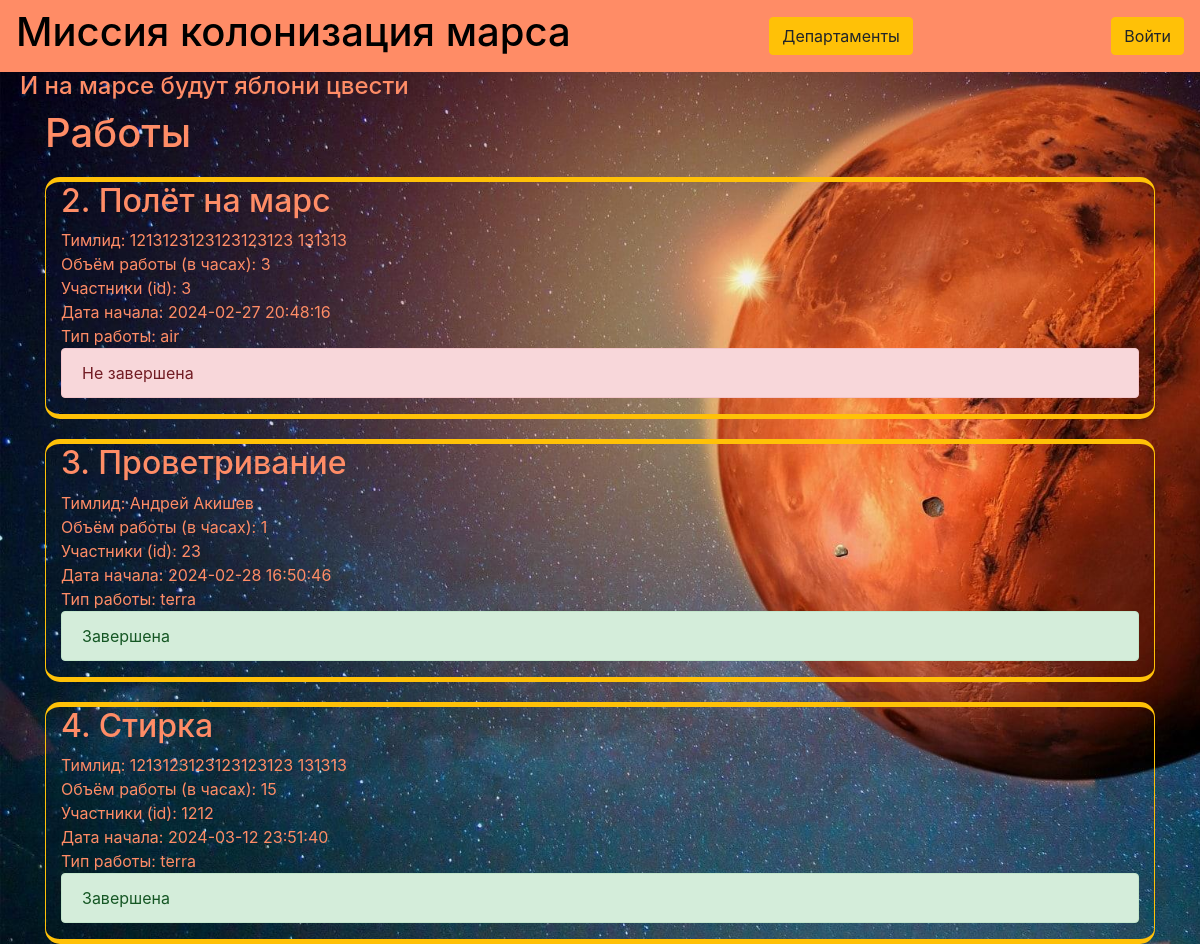
The page / on the database its author committed.
### data/jobs.py (models this page shows, shortened)
class Jobs(SqlAlchemyBase, SerializerMixin):
    __tablename__ = 'jobs'
    id = sqlalchemy.Column(sqlalchemy.Integer, primary_key=True, autoincrement=True)
    team_leader = sqlalchemy.Column(sqlalchemy.Integer, sqlalchemy.ForeignKey('users.id'))
    lead = orm.relationship('User')
    job = sqlalchemy.Column(sqlalchemy.String)
    work_size = sqlalchemy.Column(sqlalchemy.Integer)
    collaborators = sqlalchemy.Column(sqlalchemy.String)
    start_date = sqlalchemy.Column(sqlalchemy.DateTime, nullable=True)
    end_date = sqlalchemy.Column(sqlalchemy.DateTime, nullable=True)
    is_finished = sqlalchemy.Column(sqlalchemy.Boolean)
    categories = orm.relationship("Category", secondary="association", backref="jobs")

### data/users.py (models this page shows, shortened)
class User(SqlAlchemyBase, UserMixin, SerializerMixin):
    __tablename__ = 'users'
    id = sqlalchemy.Column(sqlalchemy.Integer, primary_key=True, autoincrement=True)
    name = sqlalchemy.Column(sqlalchemy.String, nullable=True)
    surname = sqlalchemy.Column(sqlalchemy.String, nullable=True)
    age = sqlalchemy.Column(sqlalchemy.Integer, nullable=True)
    position = sqlalchemy.Column(sqlalchemy.String, nullable=True)
    speciality = sqlalchemy.Column(sqlalchemy.String, nullable=True)
    address = sqlalchemy.Column(sqlalchemy.String, nullable=True)
    email = sqlalchemy.Column(sqlalchemy.String, nullable=True, unique=True)
    hashed_password = sqlalchemy.Column(sqlalchemy.String, nullable=True)
    modified_date = sqlalchemy.Column(sqlalchemy.DateTime, default=dt.datetime.now())
    jobs = orm.relationship("Jobs", back_populates='lead')
    departaments = orm.relationship("Departament", back_populates='chf')

### data/category.py (models this page shows)
class Category(SqlAlchemyBase, SerializerMixin):
    __tablename__ = 'cats'
    id = sqlalchemy.Column(sqlalchemy.Integer, primary_key=True, autoincrement=True)
    name = sqlalchemy.Column(sqlalchemy.String)

### main.py (the view)
@app.route('/')
def index():
    db_sess = db_session.create_session()
    jobs = db_sess.query(Jobs).all()
    return render_template("index.html", jobs=jobs)

### data/db_session.py (called while the page is built)
def create_session() -> Session:
    global __factory
    return __factory()

### templates/index.html (shortened to what this page needs)
{% extends "base.html" %}
{% block content %}
<h1>Работы</h1>
{% for item in jobs %}
    <div class="col border rounded border-warning" style="border: 5px solid !important; border-color: #ffc107 !important; margin-top: 20px; border-radius: 15px !important; border-left-width: 1px !important; border-right-width: 1px !important">
        <h2>{{ item.id }}. {{ item.job }}</h2>
        <div>
            Тимлид: {{ item.lead.name }} {{ item.lead.surname }}
        </div>
        <div>
            Объём работы (в часах): {{ item.work_size }}
        </div>
        <div>
            Участники (id): {{ item.collaborators }}
        </div>
        <div>
            Дата начала: {{ item.start_date }}
        </div>
        {% if item.categories %}
            <div>
                Тип работы: {{ item.categories[0].name }}
            </div>
        {% endif %}
        {% if item.is_finished %}
            <div class="alert alert-success" role="alert">
                Завершена
            </div>
        {% else %}
            <div class="alert alert-danger" role="alert">
                Не завершена
            </div>
        {% endif %}
    </div>
{% endfor %}
{% endblock %}

### templates/base.html (shortened to what this page needs)
<!DOCTYPE html>
<html lang="en">
<head>
    <link rel="stylesheet"
          href="https://stackpath.bootstrapcdn.com/bootstrap/4.4.1/css/bootstrap.min.css"
>
    <link rel="stylesheet" type="text/css" href="{{url_for('static', filename='css/file.css')}}" />
</head>
<body>
<header>
    <nav class="navbar" style="background-color: #ff8c66;">
        <a class="h1" href="/" style="color: black; text-decoration: none">Миссия колонизация марса</a>
        <a type="button" class="btn btn-warning" href="/deptable"> Департаменты </a>
        {% if current_user.is_authenticated %}
            <a type="button" class="btn btn-warning" href="/logout"> {{ current_user.name }} {{ current_user.surname }} id:{{ current_user.id }} </a>
        {% else %}
            <a type="button" class="btn btn-warning" href="/login"> Войти </a>
        {% endif %}
    </nav>
</header>
<h4>И на марсе будут яблони цвести</h4>
<main role="main" class="container">
    {% block content %}{% endblock %}
</main>
</body>
</html>

### static/css/file.css (style rules this page uses)
h4 { color: #ff8c66; padding-left: 20px; }
body { background-image: url('/static/img/background.jpg'); background-size: cover; }
h1 { color: #ff8c66 }
div { color: #ff8c66 }

### rows shown on the page
Jobs: id "2", job "Полёт на марс", lead.name "1213123123123123123", lead.surname "131313", work_size "3", collaborators "3", start_date "2024-02-27 20:48:16", name "air", is_finished "Не завершена"
Jobs: id "3", job "Проветривание", lead.name "Андрей", lead.surname "Акишев", work_size "1", collaborators "23", start_date "2024-02-28 16:50:46", name "terra", is_finished "Завершена"
Jobs: id "4", job "Стирка", lead.name "1213123123123123123", lead.surname "131313", work_size "15", collaborators "1212", start_date "2024-03-12 23:51:40", name "terra", is_finished "Завершена"
